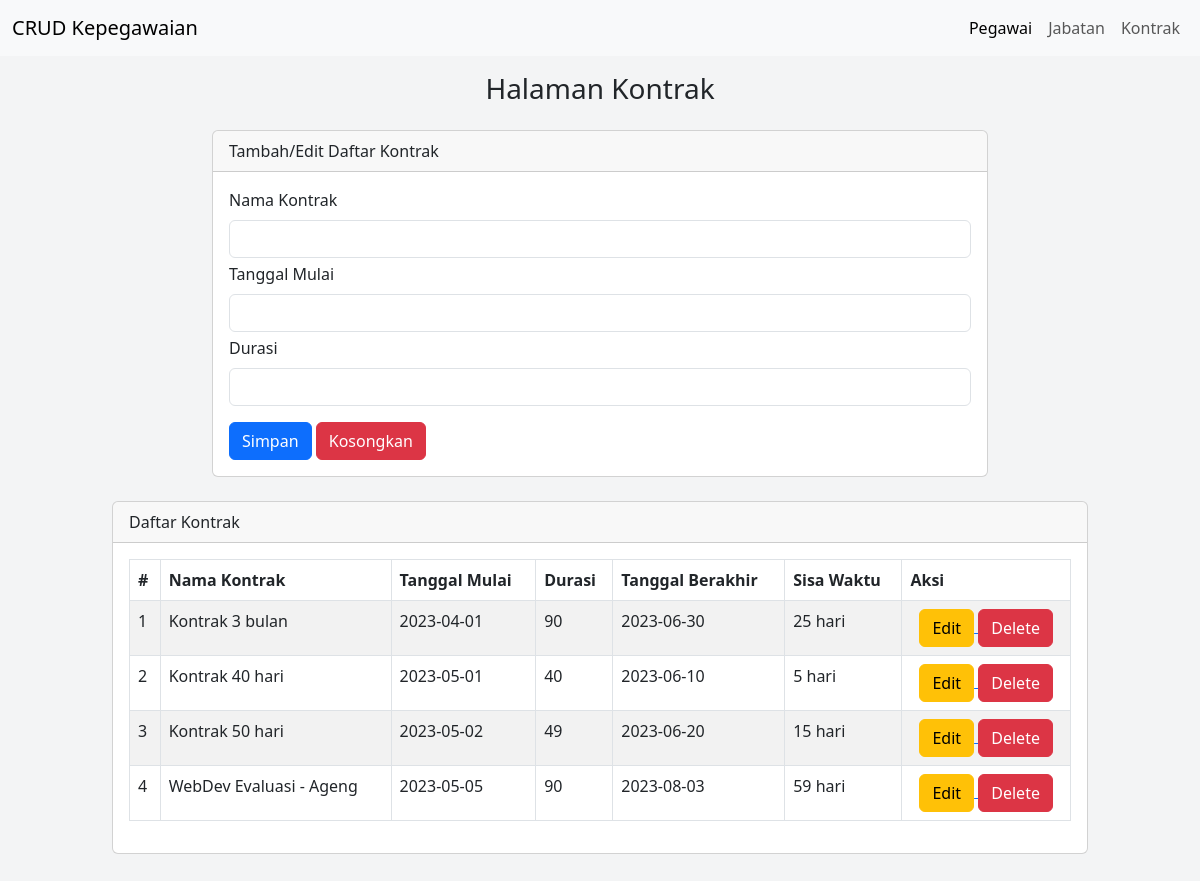
The page /kontrak.php on the database its author committed.
### tables this page shows
CREATE TABLE `kontrak` (
  `id_kontrak` int(11) NOT NULL,
  `nama_kontrak` varchar(50) NOT NULL,
  `tgl_mulai` date NOT NULL,
  `durasi` int(11) NOT NULL
);

### kontrak.php (the view, shortened to what this page needs)
<?php
    include "inc/koneksi.php";
?>
<!DOCTYPE html>
<html lang="en">
<head>
    <link href="https://cdn.jsdelivr.net/npm/bootstrap@5.3.0/dist/css/bootstrap.min.css" rel="stylesheet">
</head>
<body class="overflow-x-hidden">
    <section class="min-vh-100" style="background-color: #f3f4f5;">
        <?php include "inc/navbar.php";?>
        <div class="mt-3">
            <h3 class="row justify-content-center">Halaman Kontrak</h3>
        </div>
        <div class="mx-auto row justify-content-center">
        <div class="col-md-8">
            <div class="card mt-3 mb-2">
                <div class="card-header">
                    Tambah/Edit Daftar Kontrak
                </div>
                <div class="card-body">
                    <form action="" method="post">
                        <div class="mb-1">
                            <label for="tb_namakontrak" class="form-label">Nama Kontrak</label>
                            <input type="text" name="tb_namakontrak" value="<?=@$var_namakontrak?>" class="form-control">
                        </div>
                        <div class="mb-1">
                            <label for="tb_tglmulai" class="form-label">Tanggal Mulai</label>
                            <input type="text" name="tb_tglmulai" value="<?=@$var_tglmulai?>" class="form-control">
                        </div>
                        <div class="mb-3">
                            <label for="tb_durasi" class="form-label">Durasi</label>
                            <input type="text" name="tb_durasi" value="<?=@$var_durasi?>" class="form-control">
                        </div>
                        <div>
                            <button type="submit" class="btn btn-primary" name="btn_simpan" >Simpan</button>
                            <button type="reset" class="btn btn-danger" name="btn_reset" >Kosongkan</button>
                        </div>
                    </form>
                </div>
            </div>
        </div>
        </div>
        <div class="mx-auto row justify-content-center pb-5">
        <div class="col-md-10">
            <div class="card mt-3 mb-2">
                <div class="card-header">
                    Daftar Kontrak
                </div>
                <div class="card-body overflow-x-auto">
                    <table class="table table-bordered table-striped">
                        <thead>
                            <tr>
                                <th>#</th>
                                <th>Nama Kontrak</th>
                                <th>Tanggal Mulai</th>
                                <th>Durasi</th>
                                <th>Tanggal Berakhir</th>
                                <th>Sisa Waktu</th>
                                <th>Aksi</th>
                            </tr>
                        </thead>
                        <tbody>
                            <?php
                                $no=1;
                                $result = mysqli_query($conn, "SELECT * FROM kontrak");
                                while ($data = mysqli_fetch_array($result)) :
                            ?>
                                <tr>
                                    <td><?=$no++;?></td>
                                    <td><?=$data['nama_kontrak']?></td>
                                    <td><?=$data['tgl_mulai']?></td>
                                    <td><?=$data['durasi']?></td>
                                    <td>
                                        <?php
                                            $tgl_mulai = $data['tgl_mulai'];
                                            $durasi = $data['durasi'];
                                            $tgl_berakhir = date('Y-m-d', strtotime($tgl_mulai . ' + ' . $durasi . ' days'));
                                            echo $tgl_berakhir;
                                        ?>
                                    </td>
                                    <td>
                                        <?php
                                            $tgl_mulai = $data['tgl_mulai'];
                                            $durasi = $data['durasi'];
                                            $tgl_berakhir = date('Y-m-d', strtotime($tgl_mulai . ' + ' . $durasi . ' days'));
                                            $tgl_sekarang = date('Y-m-d');
                                            $sisa_hari = floor((strtotime($tgl_berakhir) - strtotime($tgl_sekarang)) / (60 * 60 * 24));
                                            echo $sisa_hari . " hari";
                                        ?>
                                    </td>
                                    <td class="text-center">
                                        <a href="kontrak.php?hal=edit&id=<?=$data['id_kontrak']?>">
                                            <button type="button" class="btn btn-warning">Edit</button>
                                        </a>
                                        <a href="kontrak.php?hal=delete&id=<?=$data['id_kontrak']?>">
                                            <button type="button" class="btn btn-danger">Delete</button>
                                        </a>
                                    </td>
                                </tr>
                            <?php endwhile;  ?>
                        </tbody>
                    </table>
                </div>
            </div>
        </div>
        </div>
    </section>
</body>
</html>

### rows shown on the page
kontrak: nama_kontrak "Kontrak 3 bulan", tgl_mulai "2023-04-01", durasi "90", tgl_berakhir "2023-06-30", sisa_hari "25"
kontrak: nama_kontrak "Kontrak 40 hari", tgl_mulai "2023-05-01", durasi "40", tgl_berakhir "2023-06-10", sisa_hari "5"
kontrak: nama_kontrak "Kontrak 50 hari", tgl_mulai "2023-05-02", durasi "49", tgl_berakhir "2023-06-20", sisa_hari "15"
kontrak: nama_kontrak "WebDev Evaluasi - Ageng", tgl_mulai "2023-05-05", durasi "90", tgl_berakhir "2023-08-03", sisa_hari "59"
